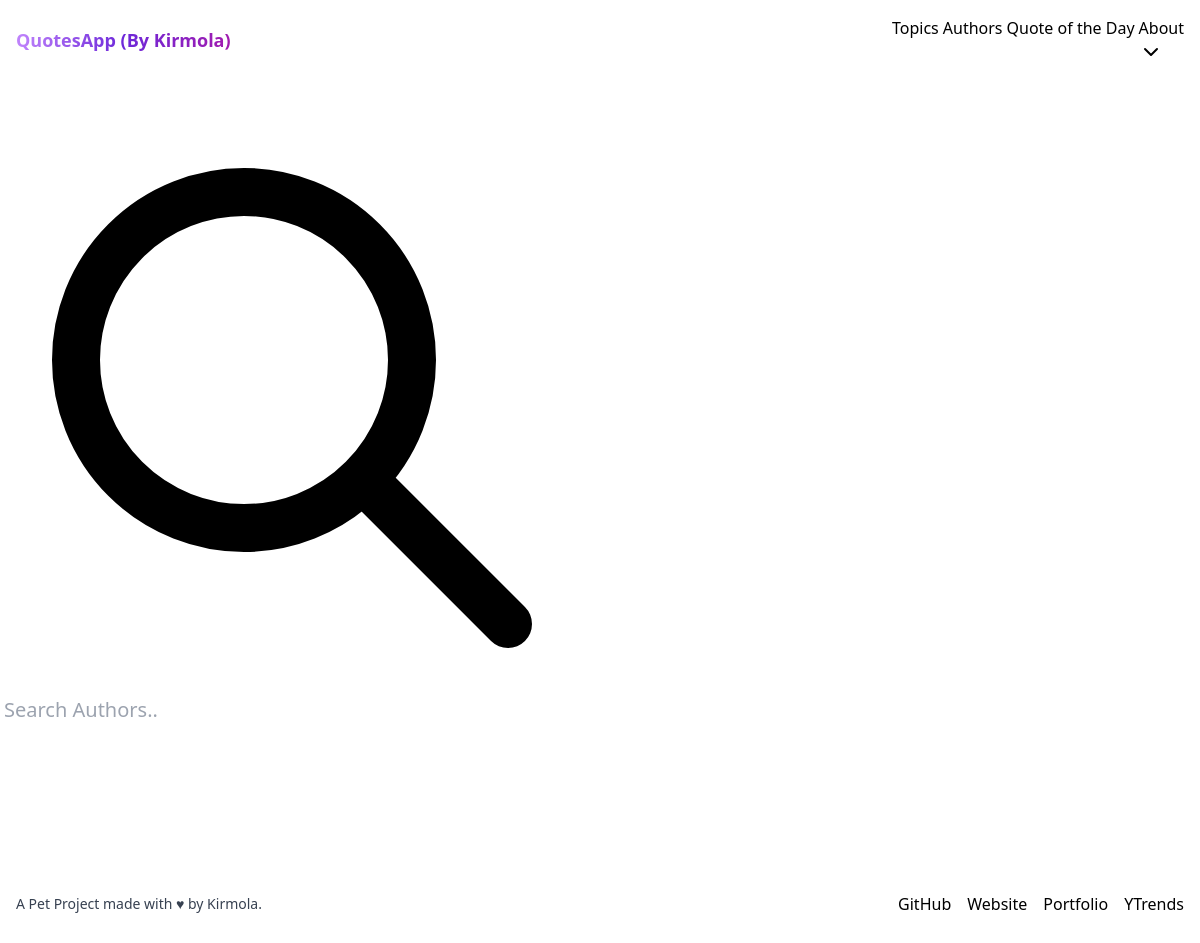
The app's page /authors/, older data.
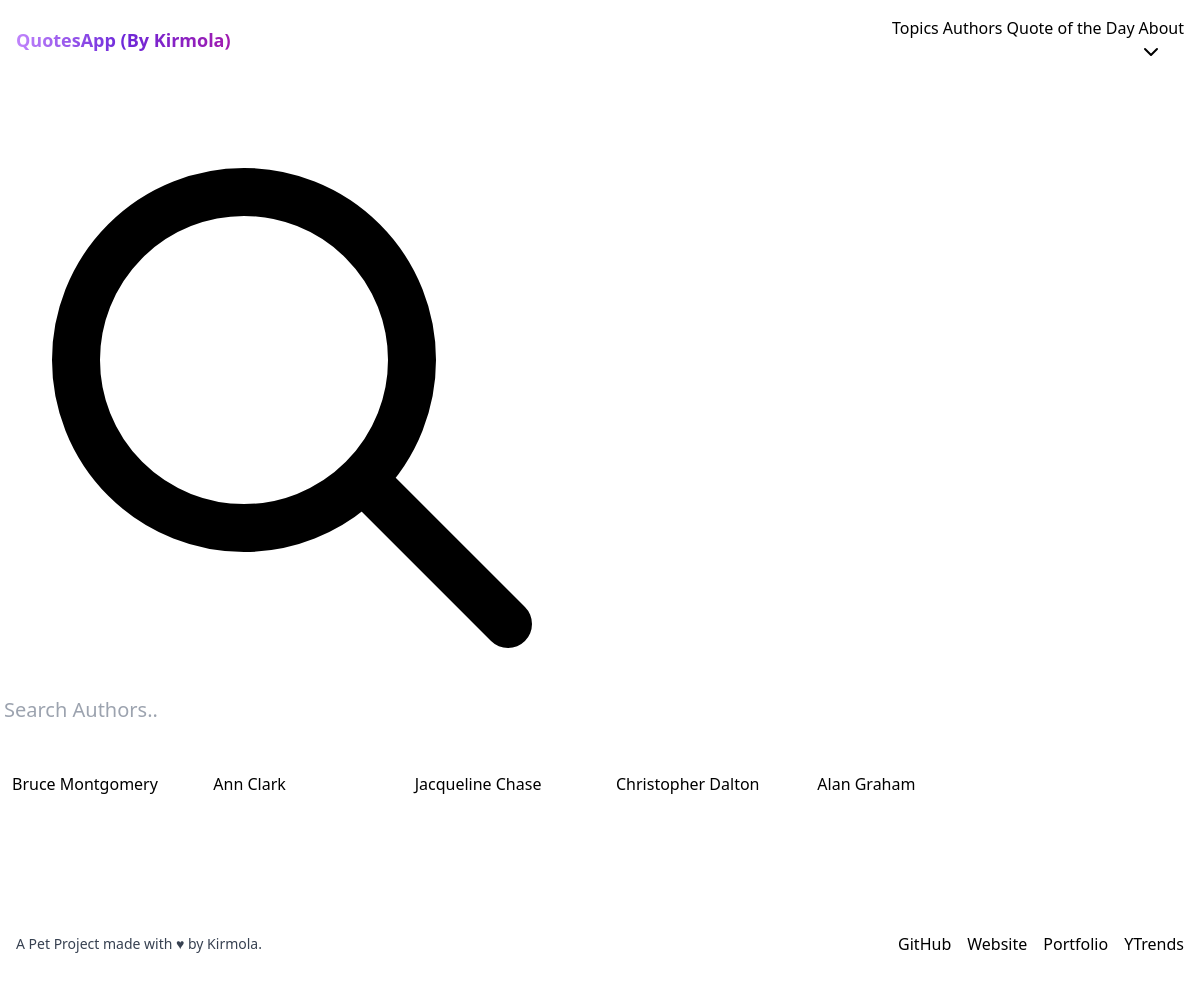
The same page, newer data.
### mainapp/models.py (models this page shows, shortened)
class Author(models.Model):
    author = models.CharField(verbose_name="Author",
                              max_length=50, unique=True)
    author_slug = AutoSlugField(
        editable=False, populate_from="author", default=None, unique=True)
    class Meta:
        app_label = "mainapp"
        verbose_name = "Author"
        verbose_name_plural = "Authors"

### mainapp/views.py (the view)
# urls.py: path("authors/", AuthorListView.as_view(), name="authors"),
class AuthorListView(ListView):
    template_name = "authors/index.html"
    queryset = Author.objects.all().values("author", "author_slug")

### mainapp/context_processors.py (called while the page is built)
def getSiteName(request):
    return {"SITE_NAME":settings.SITE_NAME}

### templates/authors/index.html (shortened to what this page needs)
{% extends "base.html" %}
{% block base_content %}
<div class="form-icon my-10 max-w-xl">
    <svg xmlns="http://www.w3.org/2000/svg" fill="none" viewBox="0 0 24 24" stroke="currentColor">
      <path stroke-linecap="round" stroke-linejoin="round" stroke-width="2" d="M21 21l-6-6m2-5a7 7 0 11-14 0 7 7 0 0114 0z"></path>
    </svg>
    <input id="searchInput" class="mt-0 text-xl form-input" placeholder="Search Authors..">
</div>
<div class="grid grid-cols-1 md:grid-cols-6 gap-4" id="authorList">
    {% for each in object_list %}
    <ul class="list list-flush">
        <li class="list-item md:p-2"><a class="btn btn-outline-primary w-full" href="{% url "Author_detail" author_name=each.author_slug %}">{{each.author|title}}</a></li>
    </ul>
    {% endfor %}
</div>
{% endblock base_content %}

Row changes from the older to the newer data that the page shows:
added Author: author "Bruce Montgomery"
added Author: author "Ann Clark"
added Author: author "Jacqueline Chase"
added Author: author "Christopher Dalton"
added Author: author "Alan Graham"
